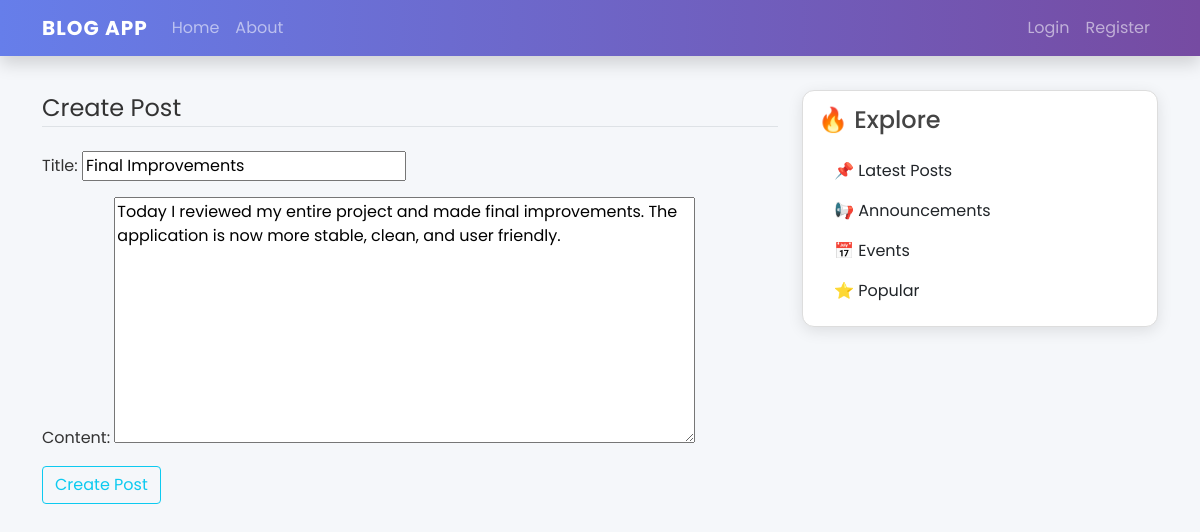
/post/57/update/, run on the app's committed database.
### blog1/models.py (models this page shows, shortened)
class Post(models.Model):
    title = models.CharField(max_length=100)
    content = models.TextField()
    date_posted = models.DateTimeField(default=timezone.now)
    author = models.ForeignKey(User, on_delete=models.CASCADE)

### blog1/views.py (the view, shortened to what this page needs)
# urls.py: path('post/<int:pk>/update/', PostUpdateView.as_view(), name='post-update'),
class PostUpdateView(UpdateView, LoginRequiredMixin, UserPassesTestMixin):
    model = Post
    fields = ['title', 'content']

### blog1/templates/blog1/post_form.html (shortened to what this page needs)
{% extends 'blog1/base.html' %}
{% block content %}
  <form method="post">
    <fieldset class="form-group">
      <legend class="border-bottom mb-4">Create Post</legend>
      {{ form.as_p }}
    </fieldset>
    <div class="form-group">
      <button class="btn btn-outline-info" type="submit">Create Post</button>
    </div>
  </form>
{% endblock %}

### blog1/static/blog1/main.css (style rules this page uses)
body { background: #fafafa; color: #333333; margin-top: 5rem; }

### blog1/templates/blog1/base.html (style rules this page uses)
body { font-family: 'Poppins', sans-serif; background: #f5f7fa; }

### data on the page
Post: title "Final Improvements", content "Today I reviewed my entire project and made final improvements. The application is now more stable, clean, and user friendly."
